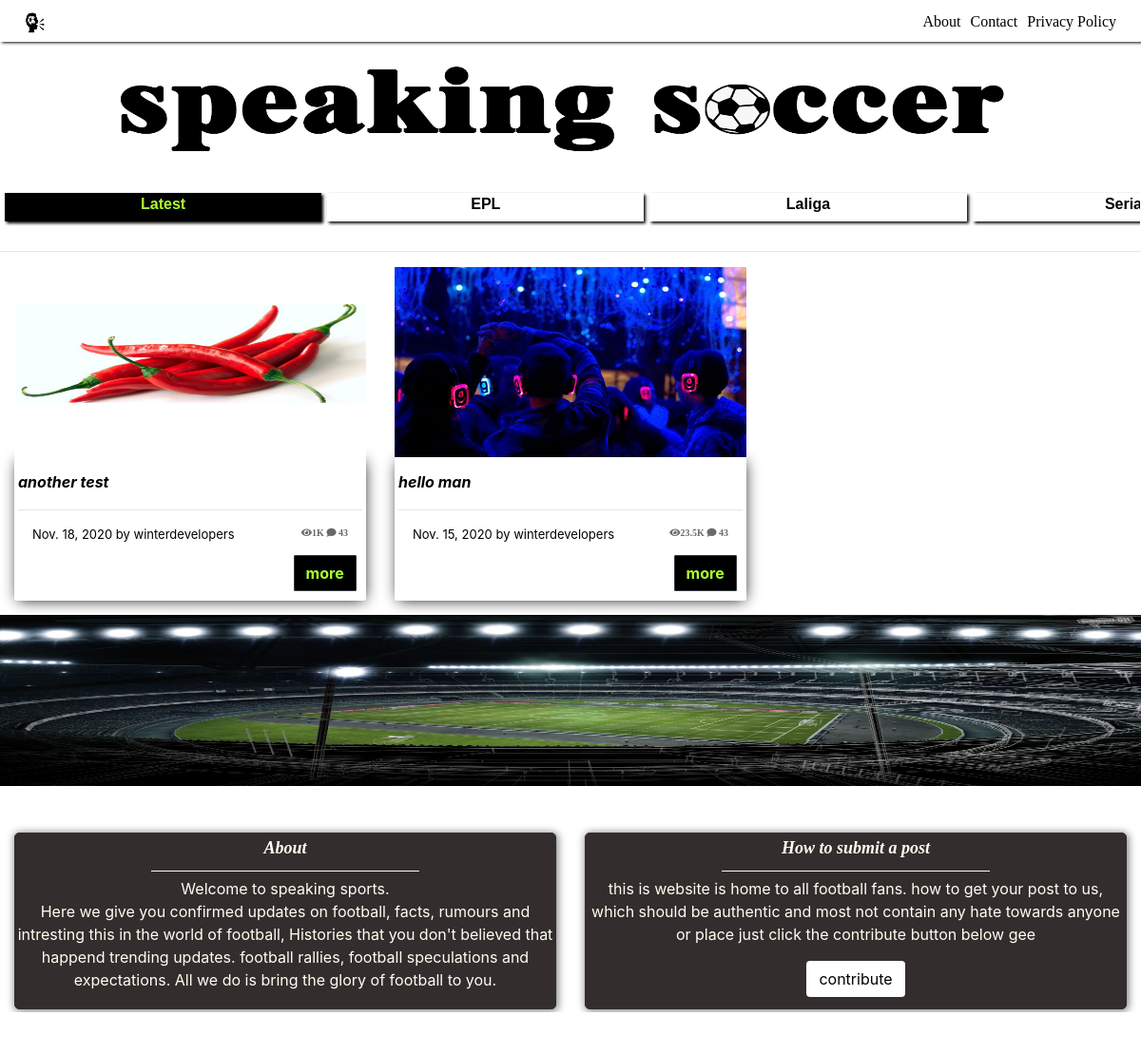
The page / on the database its author committed.
### blog/models.py (models this page shows, shortened)
class Post(models.Model):
    title = models.CharField(max_length=200, unique=True)
    slug = models.SlugField(max_length=200, unique=True)
    author = models.ForeignKey(User, on_delete = models.CASCADE, related_name = 'blog_post')
    updated_on = models.DateTimeField(auto_now=True)
    content = models.TextField()
    created_on = models.DateTimeField(auto_now_add=True)
    status = models.IntegerField(choices=STATUS, default=0)
    display_image = models.ImageField(upload_to = 'media/dynamic', default = 'images/head.png')
    counts = models.IntegerField(default = 0)
    category = models.IntegerField(choices=TAG, default='EPL')
    class Meta:
        ordering = ['-created_on']

### blog/views.py (the view)
# urls.py: path('', PostList.as_view(), name = 'home'),
class PostList(generic.ListView):
    queryset = Post.objects.filter(status = 1).order_by('-created_on')
    template_name = 'blog/index.html'
    paginate_by = 3
    context_object_name = 'post_list'

### blog/templatetags/cool_num.py (called while the page is built)
@register.filter(name='cool_num', is_safe=False)
def cool_num(val, precision=1):
    try:
        int_val = int(val)
    except ValueError:
        raise template.TemplateSyntaxError(
            f'Value must be an integer. {val} is not an integer')
    if int_val < 1000:
        return str(int_val)
    elif int_val < 1_000_000:
        return f'{ int_val/1000.0:.{precision}f}'.rstrip('0').rstrip('.') + 'K'
    else:
        return f'{int_val/1_000_000.0:.{precision}f}'.rstrip('0').rstrip('.') + 'M'

### templates/blog/index.html (shortened to what this page needs)
{% extends 'blog/base.html' %}
{% block content %}
{% load static %}
{% load humanize %}
{% load cool_num %}
<br>
<div class="container-fluid" style="width: auto">
 <img src="{% static 'images/head.png' %}" alt="" style="height: 150px; width: 100%;">
</div>
 <div class="latest">
  <div class="item; current"><a style="color: greenyellow;" href="{% url 'blog:home' %}"><strong>Latest</strong></a></div>
  <div class="item"><a style="color: black;" href="{% url 'blog:epl' %}"><strong>EPL</strong></div></a>
  <div class="item"><a style="color: black;" href="{% url 'blog:laliga' %}"><strong>Laliga</strong></a></div>
  <div class="item"><a style="color: black;" href="{% url 'blog:seriaA' %}"><strong>Seria A</strong></a></div>
</div>
<hr>
<div class="container-fluid">
    <div class="row">
      {% for post in post_list %}
      <div class="col-lg-4"  style="padding-bottom: 15px;" >
        <img src="{{ post.display_image.url }}" alt=" display image" class="img-responsive" style="width: 100%; height: 200px;">
        <div class="post-box " style="padding-inline: 4px;">
          <h4><strong style="font-style: oblique; font-size: medium;">{{post.title}}</strong></h4>
          <hr>
          <div class="container">
          <p style=" font-size: small; float: left;;"> {{ post.created_on | naturalday}} by {{ post.author }}</p>
          <p style="font-size: x-small; float: right;" class="post-box--icon"><i class="fas fa-eye ">{{ post.counts | cool_num }}</i> <i class="fas fa-comment"> 43 </i></p>
          </div>
          <br>
          <div style="margin-left: 80%;" ><a class="btn btn-dark" href = {% url 'blog:post_detail' post.slug %} style="border-radius: 1px;"><strong> more</strong></a></div>
        </div>
      </div>
      {% endfor %}
      </div>
    </div>
      <img src="{% static 'images/pitch2.jpg' %}" alt="medium" width="100%" height="180px">
      <br><br>
      <div class="container-fluid" id="milk" style="margin-top: 25px;">
        <div class="row">
          <div class=" col-lg-6">
            <div align='center' class="about">
              <p style="font-style: oblique; font-family: Dutch801 XBd BT; font-size: large; font-weight: bolder; text-align: center;">About</p>
              <div style="width:50% ; height:1px; position:relative; top: -6px; background-color: rgb(250, 250, 250);" ></div>
              <p>Welcome to speaking sports.<br> Here we give you confirmed updates on football, facts, rumours and intresting this in the world of football, Histories that you don't
              believed that happend trending updates. football rallies, football speculations and expectations.
              All we do is bring the glory of football to you.   </p>
           </div>
          </div>
          <br>
          <div class="col-lg-6">
            <div align='center' class="about">
              <p style="font-style: oblique; font-family: Dutch801 XBd BT; font-size: large; font-weight: bolder; text-align: center;">How to submit a post</p>
              <div style="width:50% ; height:1px; position:relative; top: -6px; background-color: rgb(250, 250, 250);" ></div>
              <p> this is website is home to all football fans.
                  how to get your post to us, which should be authentic and most not contain any hate towards anyone or place
                  just click the contribute button below gee
              </p>
              <a class="btn btn-white" href="{% url 'blog:subscription' %}" style="margin-bottom: 10px;">contribute</a>
            </div>
          </div>
        </div>
      </div>
{% endblock %}

### templates/blog/base.html (style rules this page uses)
body { background-color: rgb(255, 255, 255); }
.post-box { border-radius: 2px; background-color: rgb(255, 255, 255); box-shadow: rgb(7, 7, 7) 1px 2px 15px -3px ; color: black; padding: 10px; padding-inline-start: 2px; }
.post-box--icon { color: dimgray ; }
.btn-dark { background-color: black; color: greenyellow; border-radius: 2px; }
.btn-white { background-color: white; color: #000; }
.about { border: solid 1px rgb(51, 46, 46); background-color: rgb(51, 45, 45); box-shadow: grey 1px 1px 8px 1px; padding: 2px; border-radius: 5px; margin-bottom: 5px; padding-inline-start: 2px; color: ivory; }
.latest { max-height: 50px; border: rgb(255, 255, 255) solid 1px; display: flex; overflow-x: auto; background-color: rgb(255, 255, 255); padding: 4px; }
.latest .item { min-width: 28%; height: 30px; text-align: center; margin-right: 6px; margin-bottom: 10px; box-shadow: rgb(7, 7, 7) 2px 2px 3px; font-family:Verdana, Geneva, Tahoma, sans-serif; }
.current { background-color: rgb(0, 0, 0); color: white; min-width: 28%; height: 30px; text-align: center; margin-right: 6px; margin-bottom: 10px; box-shadow: rgb(7, 7, 7) 2px 2px 3px; font-family:Verdana, Geneva, Tahoma, sans-serif; }

### rows shown on the page
Post: display_image (picture), title "another test", created_on "Nov. 18, 2020", author "winterdevelopers", counts|cool_num "1K"
Post: display_image (picture), title "hello man", created_on "Nov. 15, 2020", author "winterdevelopers", counts|cool_num "23.5K"
